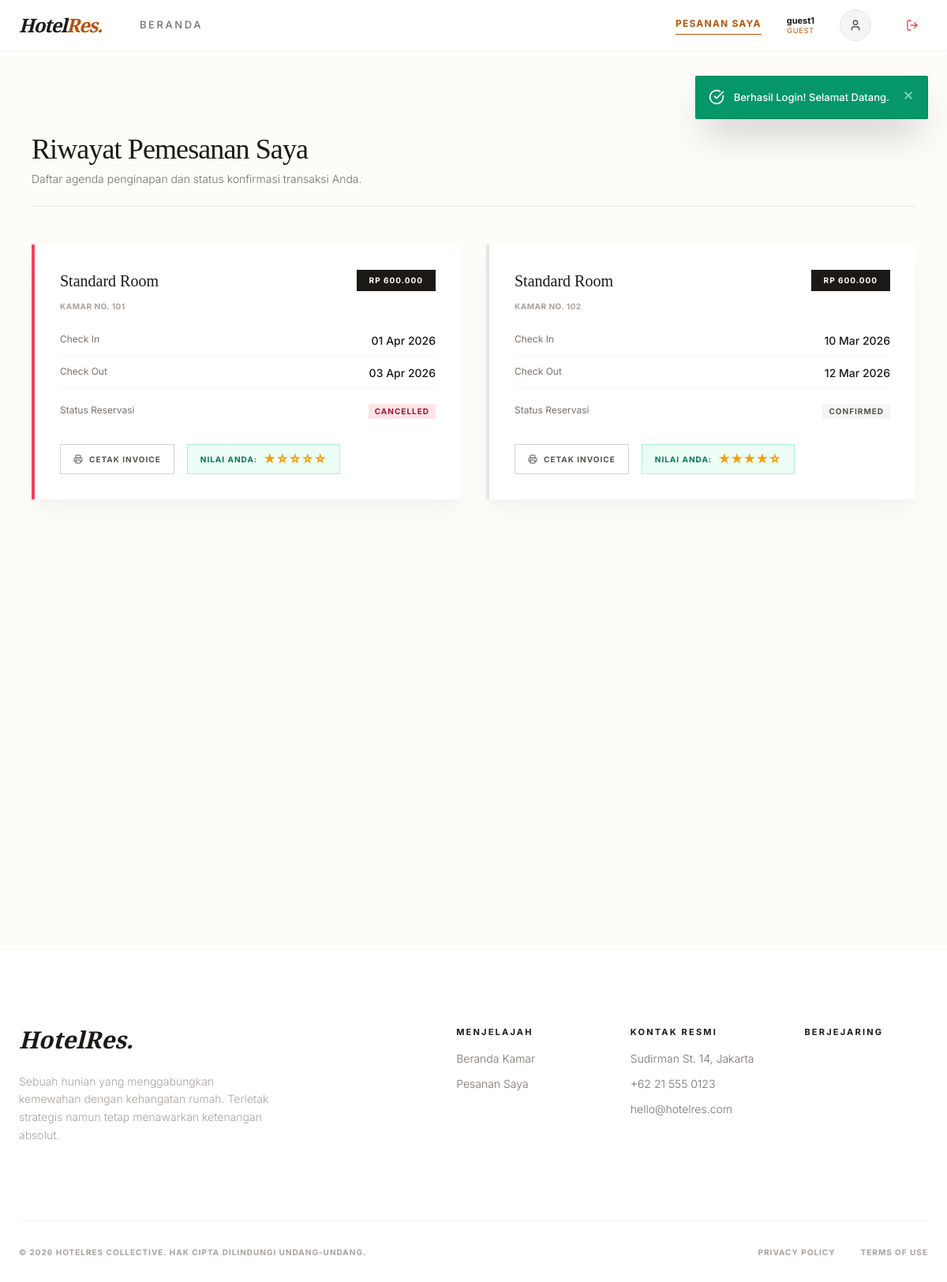
The app's page /index.php?page=my_bookings (signed in) with its own data.
### tables this page shows
CREATE TABLE `bookings` (
  `id` int(11) NOT NULL AUTO_INCREMENT,
  `guest_id` int(11) NOT NULL,
  `room_id` int(11) NOT NULL,
  `check_in` date NOT NULL,
  `check_out` date NOT NULL,
  `guests_count` int(11) NOT NULL,
  `total_price` decimal(10,2) NOT NULL,
  `status` enum('pending','confirmed','cancelled','completed') NOT NULL DEFAULT 'pending',
  `special_request` text DEFAULT NULL,
  PRIMARY KEY (`id`),
  FOREIGN KEY (`guest_id`) REFERENCES `users`(`id`) ON DELETE CASCADE,
  FOREIGN KEY (`room_id`) REFERENCES `rooms`(`id`) ON DELETE CASCADE
);

CREATE TABLE `room_types` (
  `id` int(11) NOT NULL AUTO_INCREMENT,
  `name` varchar(100) NOT NULL,
  `description` text DEFAULT NULL,
  `base_price` decimal(10,2) NOT NULL,
  `max_occupancy` int(11) NOT NULL,
  `amenities` text DEFAULT NULL,
  PRIMARY KEY (`id`)
);

CREATE TABLE `rooms` (
  `id` int(11) NOT NULL AUTO_INCREMENT,
  `room_type_id` int(11) NOT NULL,
  `room_number` varchar(10) NOT NULL UNIQUE,
  `floor` int(11) NOT NULL,
  `status` enum('available','occupied','maintenance') NOT NULL DEFAULT 'available',
  `notes` text DEFAULT NULL,
  PRIMARY KEY (`id`),
  FOREIGN KEY (`room_type_id`) REFERENCES `room_types`(`id`) ON DELETE CASCADE
);

CREATE TABLE `reviews` (
  `id` int(11) NOT NULL AUTO_INCREMENT,
  `booking_id` int(11) NOT NULL,
  `rating` int(1) NOT NULL CHECK (`rating` >= 1 AND `rating` <= 5),
  `comment` text DEFAULT NULL,
  `created_at` timestamp DEFAULT current_timestamp(),
  PRIMARY KEY (`id`),
  FOREIGN KEY (`booking_id`) REFERENCES `bookings`(`id`) ON DELETE CASCADE
);

### config/Database.php (called while the page is built, shortened)
<?php
class Database {
    private static $instance = null;
    private $conn;
    private $host = 'localhost';
    private $user = 'root';
    private $pass = '';
    private $name = 'db_reservasi_hotel';
    private function __construct() {
        try {
            $dsn = "mysql:host={$this->host};dbname={$this->name};charset=utf8mb4";
            $options = [
                PDO::ATTR_ERRMODE            => PDO::ERRMODE_EXCEPTION,
                PDO::ATTR_DEFAULT_FETCH_MODE => PDO::FETCH_ASSOC,
                PDO::ATTR_EMULATE_PREPARES   => false,
            ];
            $this->conn = new PDO($dsn, $this->user, $this->pass, $options);
        } catch (PDOException $e) {
            die("Koneksi Database Gagal: " . $e->getMessage());
        }
    }
    public static function getInstance() {
        if (self::$instance == null) {
            self::$instance = new Database();
        }
        return self::$instance;
    }
    public function getConnection() {
        return $this->conn;
    }
}

### classes/BaseModel.php (called while the page is built, shortened)
<?php
require_once __DIR__ . '/../config/Database.php';
abstract class BaseModel {
    public function __construct($tableName) {
        $this->db = Database::getInstance()->getConnection();
        $this->table = $tableName;
    }
}

### classes/Booking.php (called while the page is built, shortened)
<?php
require_once __DIR__ . '/BaseModel.php';
class Booking extends BaseModel {
    public function getBookingsByUserIdPaginated($user_id, $limit = 10, $offset = 0) {
        $query = "
            SELECT b.*, r.room_number, rt.name as type_name, rev.rating
            FROM {$this->table} b
            JOIN rooms r ON b.room_id = r.id
            JOIN room_types rt ON r.room_type_id = rt.id
            LEFT JOIN reviews rev ON b.id = rev.booking_id
            WHERE b.guest_id = :uid
            ORDER BY b.id DESC
            LIMIT :limit OFFSET :offset
        ";
        $stmt = $this->db->prepare($query);
        $stmt->bindValue(':uid', $user_id, PDO::PARAM_INT);
        $stmt->bindValue(':limit', (int)$limit, PDO::PARAM_INT);
        $stmt->bindValue(':offset', (int)$offset, PDO::PARAM_INT);
        $stmt->execute();
        return $stmt->fetchAll(PDO::FETCH_ASSOC);
    }
}

### views/my_bookings.php (the view, shortened to what this page needs)
<?php
require_once __DIR__ . '/../classes/Booking.php';
$bookingModel = new Booking();
$user_id = $_SESSION['hotel_res_user_id'];
$limit = 10;
$p = isset($_GET['p']) ? (int)$_GET['p'] : 1;
$offset = ($p - 1) * $limit;
$my_bookings = $bookingModel->getBookingsByUserIdPaginated($user_id, $limit, $offset);
?>
<div class="max-w-6xl mx-auto py-10 px-4">
    <div class="mb-12 border-b border-stone-200 pb-6 flex justify-between items-end">
        <div>
            <h1 class="text-4xl font-serif tracking-tight text-stone-900">Riwayat Pemesanan Saya</h1>
            <p class="text-stone-500 font-light text-sm mt-2">Daftar agenda penginapan dan status konfirmasi transaksi Anda.</p>
        </div>
    </div>
    <?php if(empty($my_bookings)): ?>
        <div class="text-center py-20 bg-stone-50 border border-stone-100">
            <h4 class="text-2xl font-serif italic text-stone-400 mb-4">Anda belum memiliki riwayat pemesanan.</h4>
            <a href="index.php?page=home" class="inline-block mt-4 bg-stone-900 text-white px-8 py-3 text-[11px] font-bold uppercase tracking-[0.2em] hover:bg-amber-800 transition-colors no-underline">
                Mulai Eksplorasi Kamar
            </a>
        </div>
    <?php else: ?>
        <div class="grid md:grid-cols-2 gap-8">
            <?php foreach($my_bookings as $b): ?>
                <?php
                    $st_bg = 'bg-stone-100 text-stone-600';
                    $st_border = 'border-stone-200';
                    if($b['status'] == 'completed') { $st_bg = 'bg-emerald-100 text-emerald-800'; $st_border = 'border-emerald-500'; }
                    elseif($b['status'] == 'cancelled') { $st_bg = 'bg-rose-100 text-rose-800'; $st_border = 'border-rose-500'; }
                    elseif($b['status'] == 'pending') { $st_bg = 'bg-amber-100 text-amber-800'; $st_border = 'border-amber-500'; }
                ?>
                <div class="bg-white border-l-4 <?= $st_border ?> p-8 shadow-xl shadow-stone-200/30 relative flex flex-col justify-between">
                    <div>
                        <div class="flex justify-between items-start mb-6">
                            <div>
                                <h5 class="text-xl font-serif text-stone-900 mb-1"><?= htmlspecialchars($b['type_name']) ?></h5>
                                <span class="text-[10px] uppercase font-bold text-stone-400 tracking-wider">Kamar No. <?= $b['room_number'] ?></span>
                            </div>
                            <span class="px-4 py-1.5 bg-stone-900 text-white text-[10px] font-bold tracking-widest uppercase">
                                Rp <?= number_format($b['total_price'],0,',','.') ?>
                            </span>
                        </div>
                        <div class="space-y-3 mb-8">
                            <div class="flex justify-between border-b border-stone-100 pb-2">
                                <span class="text-xs text-stone-500">Check In</span>
                                <span class="text-sm font-medium text-stone-900"><?= date('d M Y', strtotime($b['check_in'])) ?></span>
                            </div>
                            <div class="flex justify-between border-b border-stone-100 pb-2">
                                <span class="text-xs text-stone-500">Check Out</span>
                                <span class="text-sm font-medium text-stone-900"><?= date('d M Y', strtotime($b['check_out'])) ?></span>
                            </div>
                            <div class="flex justify-between pt-2">
                                <span class="text-xs text-stone-500">Status Reservasi</span>
                                <span class="text-[10px] font-bold uppercase tracking-widest px-2 py-0.5 <?= $st_bg ?>">
                                    <?= strtoupper($b['status']) ?>
                                </span>
                            </div>
                        </div>
                    </div>
                    <div class="flex flex-wrap gap-4 mt-auto">
                        <a href="views/auth/print_invoice.php?id=<?= $b['id'] ?>" target="_blank" class="px-4 py-2 border border-stone-300 text-stone-600 hover:border-stone-900 hover:text-stone-900 text-[10px] font-bold uppercase tracking-widest transition-colors flex items-center gap-2 no-underline">
                            <i data-lucide="printer" class="w-3 h-3"></i> Cetak Invoice
                        </a>
                        <?php if($b['status'] == 'completed' && empty($b['rating'])): ?>
                            <button type="button" onclick="openModal('reviewModal<?= $b['id'] ?>')" class="px-4 py-2 border border-emerald-600 text-emerald-600 hover:bg-emerald-600 hover:text-white text-[10px] font-bold uppercase tracking-widest transition-colors flex items-center gap-2">
                                <i data-lucide="star" class="w-3 h-3"></i> Beri Ulasan
                            </button>
                        <?php elseif(!empty($b['rating'])): ?>
                            <div class="px-4 py-2 border border-emerald-200 bg-emerald-50 text-emerald-700 text-[10px] font-bold uppercase tracking-widest flex items-center gap-2">
                                <span>Nilai Anda:</span>
                                <span class="text-amber-500 text-sm tracking-widest">
                                    <?php
                                        echo str_repeat('★', $b['rating']);
                                        echo str_repeat('☆', 5 - $b['rating']);
                                    ?>
                                </span>
                            </div>
                        <?php endif; ?>
                    </div>
                </div>
            <?php endforeach; ?>
        </div>
    <?php endif; ?>
</div>

### views/layout/header.php (style rules this page uses)
body { font-family: 'Inter', sans-serif; background-color: #FDFCF8; color: #1A1A1A; }
a { text-decoration: none; }

### records on screen
bookings: room_types.name "Standard Room", room.room_number "101", total_price "600.000", check_in "01 Apr 2026", check_out "03 Apr 2026", status "CANCELLED", reviews.rating "★", reviews.rating "☆☆☆☆"
bookings: room_types.name "Standard Room", room.room_number "102", total_price "600.000", check_in "10 Mar 2026", check_out "12 Mar 2026", status "CONFIRMED", reviews.rating "★★★★", reviews.rating "☆"

### other values on screen
$_SESSION['hotel_res_username'] "guest1"
$_SESSION['hotel_res_role'] "GUEST"
$_SESSION['flash_msg'] "Berhasil Login! Selamat Datang."
